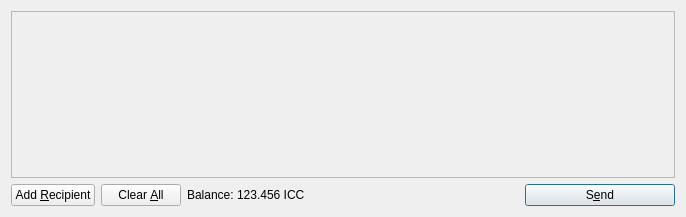
<?xml version="1.0" encoding="UTF-8"?>
<ui version="4.0">
 <class>SendCoinsDialog</class>
 <widget class="QDialog" name="SendCoinsDialog">
  <property name="geometry">
   <rect>
    <x>0</x>
    <y>0</y>
    <width>686</width>
    <height>217</height>
   </rect>
  </property>
  <property name="windowTitle">
   <string>Send Coins</string>
  </property>
  <layout class="QVBoxLayout" name="verticalLayout">
   <item>
    <widget class="QScrollArea" name="scrollArea">
     <property name="widgetResizable">
      <bool>true</bool>
     </property>
     <widget class="QWidget" name="scrollAreaWidgetContents">
      <property name="geometry">
       <rect>
        <x>0</x>
        <y>0</y>
        <width>666</width>
        <height>165</height>
       </rect>
      </property>
      <layout class="QVBoxLayout" name="verticalLayout_2">
       <property name="margin">
        <number>0</number>
       </property>
       <item>
        <layout class="QVBoxLayout" name="entries">
         <property name="spacing">
          <number>6</number>
         </property>
        </layout>
       </item>
       <item>
        <spacer name="verticalSpacer">
         <property name="orientation">
          <enum>Qt::Vertical</enum>
         </property>
         <property name="sizeHint" stdset="0">
          <size>
           <width>20</width>
           <height>40</height>
          </size>
         </property>
        </spacer>
       </item>
      </layout>
     </widget>
    </widget>
   </item>
   <item>
    <layout class="QHBoxLayout" name="horizontalLayout">
     <item>
      <widget class="QPushButton" name="addButton">
       <property name="toolTip">
        <string>Send to multiple recipients at once</string>
       </property>
       <property name="text">
        <string>Add &amp;Recipient</string>
       </property>
       <property name="icon">
        <iconset resource="../bitcoin.qrc">
         <normaloff>:/icons/add</normaloff>:/icons/add</iconset>
       </property>
       <property name="autoDefault">
        <bool>false</bool>
       </property>
      </widget>
     </item>
     <item>
      <widget class="QPushButton" name="clearButton">
       <property name="sizePolicy">
        <sizepolicy hsizetype="Minimum" vsizetype="Fixed">
         <horstretch>0</horstretch>
         <verstretch>0</verstretch>
        </sizepolicy>
       </property>
       <property name="toolTip">
        <string>Remove all transaction fields</string>
       </property>
       <property name="text">
        <string>Clear &amp;All</string>
       </property>
       <property name="icon">
        <iconset resource="../bitcoin.qrc">
         <normaloff>:/icons/remove</normaloff>:/icons/remove</iconset>
       </property>
       <property name="autoRepeatDelay">
        <number>300</number>
       </property>
       <property name="autoDefault">
        <bool>false</bool>
       </property>
      </widget>
     </item>
     <item>
      <layout class="QHBoxLayout" name="horizontalLayout_2">
       <property name="spacing">
        <number>3</number>
       </property>
       <item>
        <widget class="QLabel" name="label">
         <property name="text">
          <string>Balance:</string>
         </property>
        </widget>
       </item>
       <item>
        <widget class="QLabel" name="labelBalance">
         <property name="cursor">
          <cursorShape>IBeamCursor</cursorShape>
         </property>
         <property name="text">
          <string>123.456 ICC</string>
         </property>
         <property name="textInteractionFlags">
          <set>Qt::LinksAccessibleByMouse|Qt::TextSelectableByKeyboard|Qt::TextSelectableByMouse</set>
         </property>
        </widget>
       </item>
      </layout>
     </item>
     <item>
      <spacer name="horizontalSpacer">
       <property name="orientation">
        <enum>Qt::Horizontal</enum>
       </property>
       <property name="sizeHint" stdset="0">
        <size>
         <width>40</width>
         <height>20</height>
        </size>
       </property>
      </spacer>
     </item>
     <item>
      <widget class="QPushButton" name="sendButton">
       <property name="minimumSize">
        <size>
         <width>150</width>
         <height>0</height>
        </size>
       </property>
       <property name="toolTip">
        <string>Confirm the send action</string>
       </property>
       <property name="text">
        <string>S&amp;end</string>
       </property>
       <property name="icon">
        <iconset resource="../bitcoin.qrc">
         <normaloff>:/icons/send</normaloff>:/icons/send</iconset>
       </property>
       <property name="default">
        <bool>true</bool>
       </property>
      </widget>
     </item>
    </layout>
   </item>
  </layout>
 </widget>
 <resources>
  <include location="../bitcoin.qrc"/>
 </resources>
 <connections/>
</ui>
